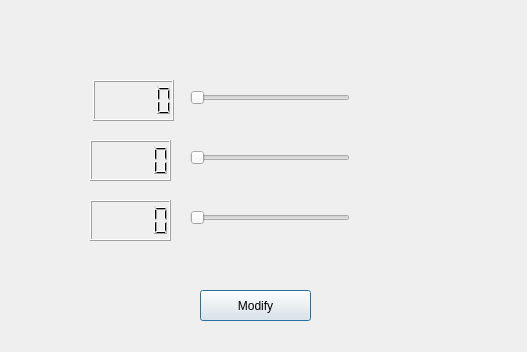
<?xml version="1.0" encoding="UTF-8"?>
<ui version="4.0">
 <class>thresholdDialog</class>
 <widget class="QDialog" name="thresholdDialog">
  <property name="geometry">
   <rect>
    <x>0</x>
    <y>0</y>
    <width>527</width>
    <height>352</height>
   </rect>
  </property>
  <property name="windowTitle">
   <string>Dialog</string>
  </property>
  <widget class="QSlider" name="horizontalSlider">
   <property name="geometry">
    <rect>
     <x>190</x>
     <y>90</y>
     <width>160</width>
     <height>16</height>
    </rect>
   </property>
   <property name="styleSheet">
    <string notr="true"/>
   </property>
   <property name="orientation">
    <enum>Qt::Horizontal</enum>
   </property>
  </widget>
  <widget class="QSlider" name="horizontalSlider_2">
   <property name="geometry">
    <rect>
     <x>190</x>
     <y>150</y>
     <width>160</width>
     <height>16</height>
    </rect>
   </property>
   <property name="orientation">
    <enum>Qt::Horizontal</enum>
   </property>
  </widget>
  <widget class="QSlider" name="horizontalSlider_3">
   <property name="geometry">
    <rect>
     <x>190</x>
     <y>210</y>
     <width>160</width>
     <height>16</height>
    </rect>
   </property>
   <property name="orientation">
    <enum>Qt::Horizontal</enum>
   </property>
  </widget>
  <widget class="QLabel" name="label_2">
   <property name="geometry">
    <rect>
     <x>350</x>
     <y>70</y>
     <width>51</width>
     <height>51</height>
    </rect>
   </property>
   <property name="styleSheet">
    <string notr="true">border-image: url(/home/xuhahn/QTpro/Air_quality/ui_img/21.png);</string>
   </property>
   <property name="text">
    <string/>
   </property>
  </widget>
  <widget class="QLabel" name="label_3">
   <property name="geometry">
    <rect>
     <x>350</x>
     <y>130</y>
     <width>51</width>
     <height>51</height>
    </rect>
   </property>
   <property name="styleSheet">
    <string notr="true">border-image: url(/home/xuhahn/QTpro/Air_quality/ui_img/6.png);</string>
   </property>
   <property name="text">
    <string/>
   </property>
  </widget>
  <widget class="QLabel" name="label_4">
   <property name="geometry">
    <rect>
     <x>350</x>
     <y>190</y>
     <width>51</width>
     <height>51</height>
    </rect>
   </property>
   <property name="styleSheet">
    <string notr="true">border-image: url(/home/xuhahn/QTpro/Air_quality/ui_img/湿度.png);</string>
   </property>
   <property name="text">
    <string/>
   </property>
  </widget>
  <widget class="QLCDNumber" name="lcdNumber">
   <property name="geometry">
    <rect>
     <x>93</x>
     <y>80</y>
     <width>81</width>
     <height>41</height>
    </rect>
   </property>
  </widget>
  <widget class="QLCDNumber" name="lcdNumber_2">
   <property name="geometry">
    <rect>
     <x>90</x>
     <y>140</y>
     <width>81</width>
     <height>41</height>
    </rect>
   </property>
  </widget>
  <widget class="QLCDNumber" name="lcdNumber_3">
   <property name="geometry">
    <rect>
     <x>90</x>
     <y>200</y>
     <width>81</width>
     <height>41</height>
    </rect>
   </property>
  </widget>
  <widget class="QLabel" name="label">
   <property name="geometry">
    <rect>
     <x>-20</x>
     <y>-30</y>
     <width>561</width>
     <height>401</height>
    </rect>
   </property>
   <property name="styleSheet">
    <string notr="true">border-image: url(/home/xuhahn/QTpro/Air_quality/ui_img/bg1.jpg);</string>
   </property>
   <property name="text">
    <string/>
   </property>
  </widget>
  <widget class="QPushButton" name="pushButton">
   <property name="geometry">
    <rect>
     <x>200</x>
     <y>290</y>
     <width>111</width>
     <height>31</height>
    </rect>
   </property>
   <property name="text">
    <string>Modify</string>
   </property>
  </widget>
  <zorder>label</zorder>
  <zorder>horizontalSlider</zorder>
  <zorder>horizontalSlider_2</zorder>
  <zorder>horizontalSlider_3</zorder>
  <zorder>label_2</zorder>
  <zorder>label_3</zorder>
  <zorder>label_4</zorder>
  <zorder>lcdNumber</zorder>
  <zorder>lcdNumber_2</zorder>
  <zorder>lcdNumber_3</zorder>
  <zorder>pushButton</zorder>
 </widget>
 <resources/>
 <connections>
  <connection>
   <sender>horizontalSlider</sender>
   <signal>actionTriggered(int)</signal>
   <receiver>lcdNumber</receiver>
   <slot>display(int)</slot>
   <hints>
    <hint type="sourcelabel">
     <x>229</x>
     <y>102</y>
    </hint>
    <hint type="destinationlabel">
     <x>147</x>
     <y>90</y>
    </hint>
   </hints>
  </connection>
  <connection>
   <sender>horizontalSlider_2</sender>
   <signal>actionTriggered(int)</signal>
   <receiver>lcdNumber_2</receiver>
   <slot>display(int)</slot>
   <hints>
    <hint type="sourcelabel">
     <x>214</x>
     <y>164</y>
    </hint>
    <hint type="destinationlabel">
     <x>167</x>
     <y>151</y>
    </hint>
   </hints>
  </connection>
  <connection>
   <sender>horizontalSlider_3</sender>
   <signal>actionTriggered(int)</signal>
   <receiver>lcdNumber_3</receiver>
   <slot>display(int)</slot>
   <hints>
    <hint type="sourcelabel">
     <x>241</x>
     <y>221</y>
    </hint>
    <hint type="destinationlabel">
     <x>150</x>
     <y>214</y>
    </hint>
   </hints>
  </connection>
 </connections>
</ui>
